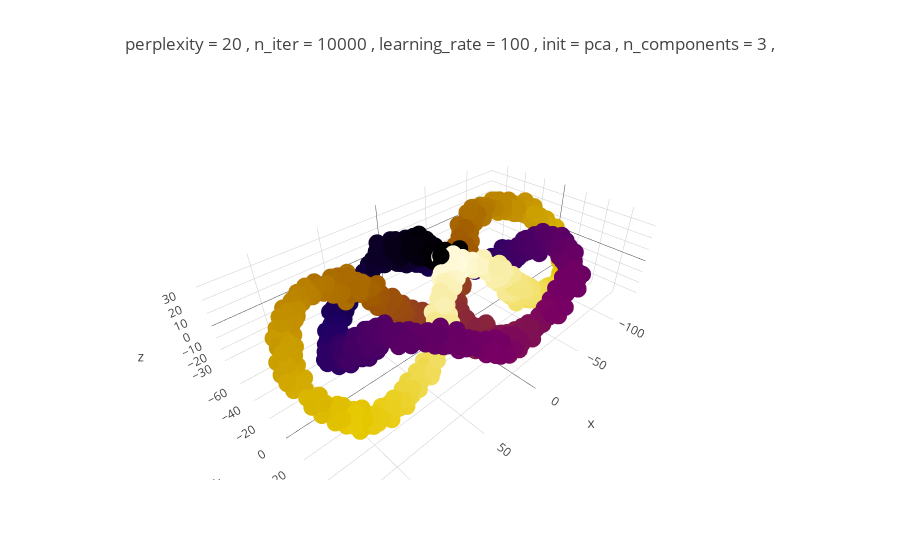

Notebook source saved alongside this figure:
### Code cell
plot3D_t_SNE(X, color3, kflag = False, perplexity = 20, n_iter = 10000, learning_rate = 100, init = 'pca')

### Figure 1 — Plotly figure (JSON) as saved in the notebook; plotly's stock layout.template omitted (floating-point values rounded to 4 significant figures; data arrays with more than 128 entries replaced by an {"elided": "..."} marker saying what was removed)
{"data": [{"marker": {"color": {"elided": "1000 float values"}, "colorscale": "Electric", "line": {"width": 0}, "size": 6}, "mode": "markers", "type": "scatter3d", "uid": "37daf081-1e2f-4798-ad03-e78dc57b4d94", "x": {"elided": "1000 float values"}, "y": {"elided": "1000 float values"}, "z": {"elided": "1000 float values"}}], "layout": {"title": {"text": "perplexity = 20 , n_iter = 10000 , learning_rate = 100 , init = pca , n_components = 3 , "}}}
